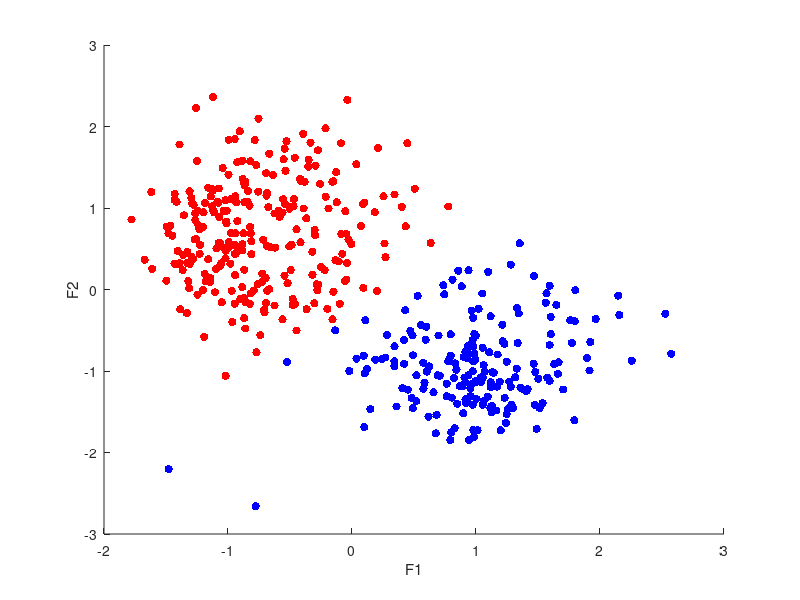
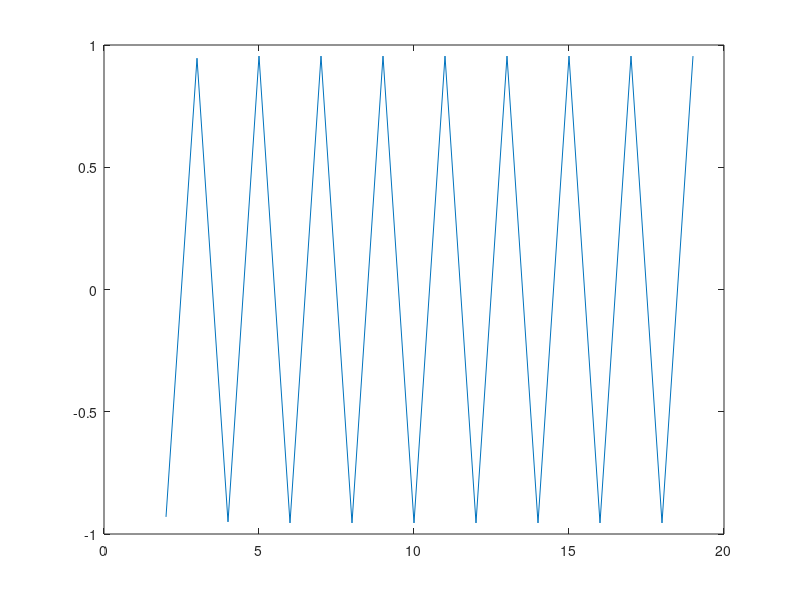

These charts were generated, in order, by the following MATLAB code:
clear all
close all
load('formantdata.mat')

[numRowsD, numColsD] = size(D);

colD1 = D(:,1);
colD2 = D(:,end);

%-------------------------- K-Means Clustering --------------------------%
% x = 0;
% y = numRowsD;
r1 = 100;
r2 = 400;
% while r1==r2
%     r1 = floor((y-x).*rand(1,1) + x);
%     r2 = floor((y-x).*rand(1,1) + x);
% end

% initial random means
m1 = [D(r1,1) D(r1,2)];
m2 = [D(r2,1) D(r2,2)];

output = zeros(numRowsD,1);
output1 = ones(numRowsD,1);
corrCount = 1;

while 1
    m1Count = 0;
    m2Count = 0;
    for i=1:numRowsD
        dist1 = sqrt((D(i,1)-m1(1,1))^2+(D(i,2)-m1(1,2))^2);
        dist2 = sqrt((D(i,1)-m2(1,1))^2+(D(i,2)-m2(1,2))^2);
        if dist1>=dist2
            output1(i) = 1;
        else
            output1(i) = 2;
        end
    end
    for j=1:numRowsD
        if output1(j) == 1;
            m1 = [D(j,1) D(j,2)]+m1;
            m1Count = m1Count+1;
        elseif output1(j) == 2;
            m2 = [D(j,1) D(j,2)] + m2;
            m2Count = m2Count+1;
        end
    end
    m1 = m1/m1Count;
    m2 = m2/m2Count;
    cor(corrCount) = corr(L,output-1);
    corrCount = corrCount+1;
    if output == output1
        break;
    elseif corrCount == 20
        break;
    end
    output = output1;
end

a = 1;
b = 1;

for k=1:numRowsD
    if output(k) == 1
        outCol1(a,1) = D(k,1) ;
        outCol1(a,2) = D(k,2);
        a=a+1;
    end
end
for l=1:numRowsD
    if output(l) == 2
        outCol2(b,1) = D(l,1);
        outCol2(b,2) = D(l,2);
        b=b+1;
    end
end

figure(1)
scatter(outCol1(:,1),outCol1(:,end),'r','fill')
hold on;
scatter(outCol2(:,1),outCol2(:,end),'b','fill')
xlabel('F1')
ylabel('F2')

figure(2)
plot(cor);
